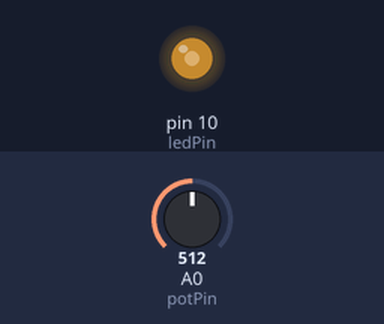
This sketch was run on a simulated Arduino Uno, built with avr-gcc and run on an emulated ATmega328P. Shown: output pins drawn as LEDs (lit = HIGH). The test bench sets the inputs (shaded band); at power-on: A0 (potPin) = 512.

Above: at 1.2 s.
1.3 s: A0 (potPin) set to 716
At 1.9 s:
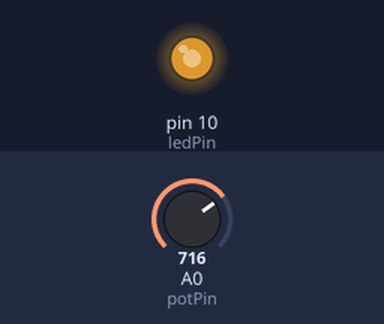
2.8 s: A0 (potPin) set to 900
At 3.1 s:
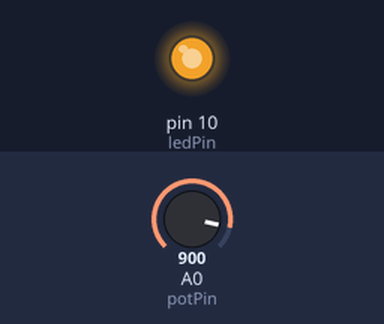
4.3 s: A0 (potPin) set to 122
At 5.4 s:
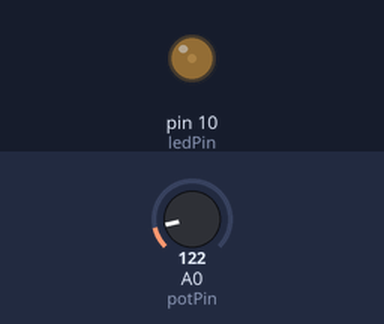
5.8 s: A0 (potPin) set to 0
At 6.5 s:
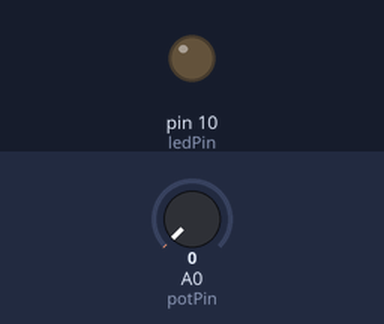
Timing chart, 0 to 8.3 s (numbered marks = the images above; inputs shaded):
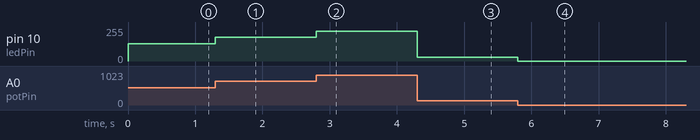

The sketch:

Analog-Read-PWM-OUT.ino
```cpp
int ledPin = 10; // PWM pin
int potPin = A0; // ADC Pin
void setup() {
  // put your setup code here, to run once:
  pinMode(ledPin , OUTPUT);
  pinMode(potPin , INPUT);

}

void loop() {
  // put your main code here, to run repeatedly:
  int potValue = analogRead(potPin) / 4; // Div by 4 because ADC is 10 bit wider and can hold up to 1024 values, where PWM is 8 bit wider register size which can hold upto 256
  analogWrite(ledPin , potValue);
}
```

Measured:
- after the input at 1.3 s, pin 10 (ledPin): 128/255 → 179/255 at once
- after the input at 2.8 s, pin 10 (ledPin): 179/255 → 225/255 at once
- after the input at 4.3 s, pin 10 (ledPin): 225/255 → 30/255 at once
- after the input at 5.8 s, pin 10 (ledPin): 30/255 → 0/255 at once
